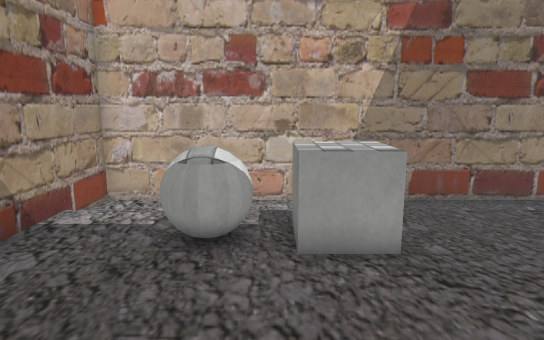
view 1 (above)

12 first-person views from a walk through a Unity game level. The camera is 1.4 m above the floor, tilts 10° down and sees 75° across. The floor is counted in squares, 0.5 m on a side. Each view is taken from the middle of a square. On the plan, view 1 faces up. The plan holds only what a view shows up to about 20 squares ahead; the rest is blank. The place goes on beyond the plan. Door leaves are left out, so doorways stand open. Some surface patterns are stand-ins.

view 2
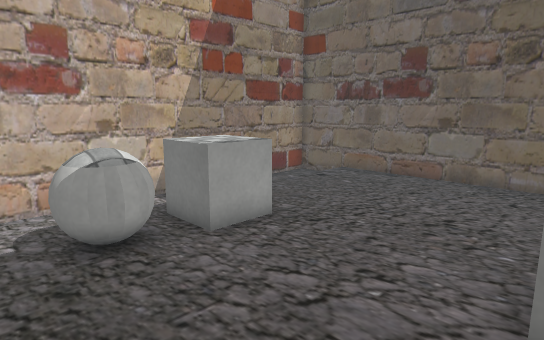

view 3
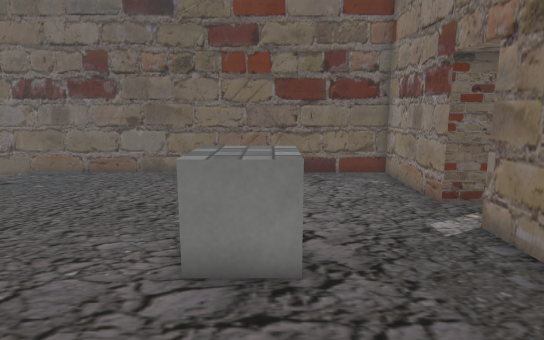

view 4
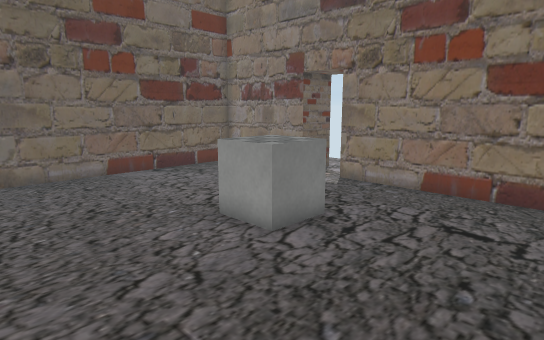

view 5
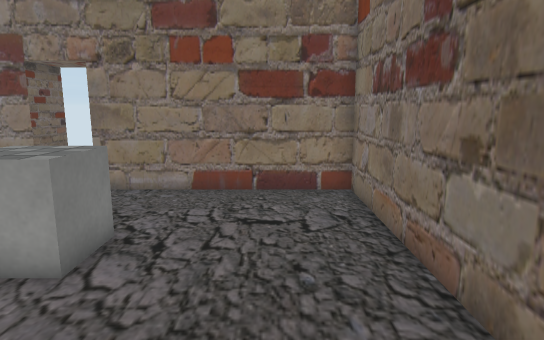

view 6
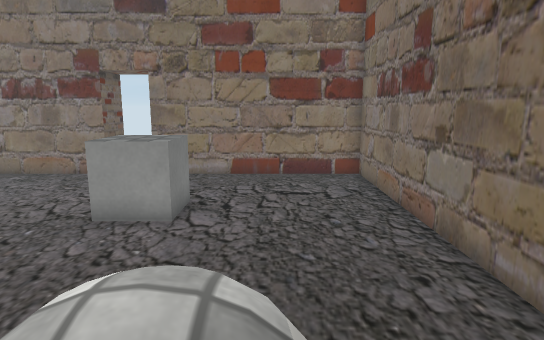

view 7
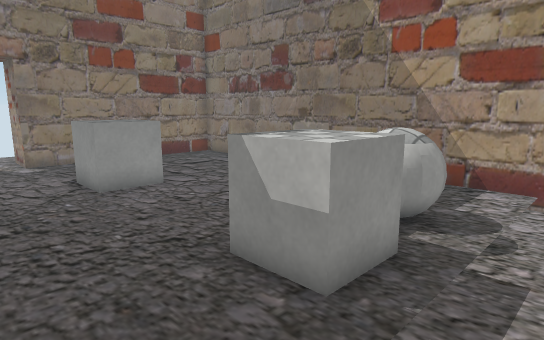

view 8
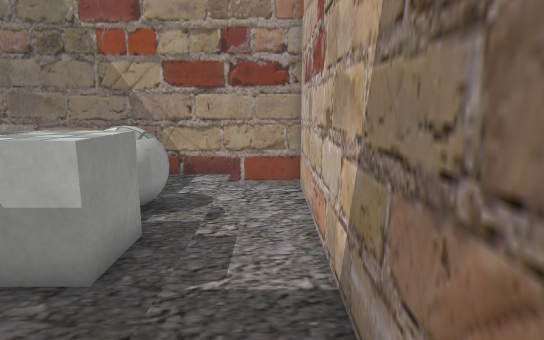

view 9
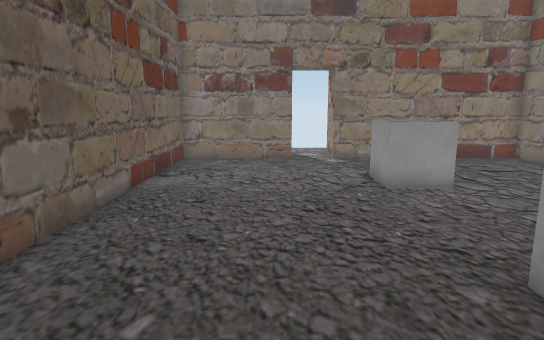

view 10
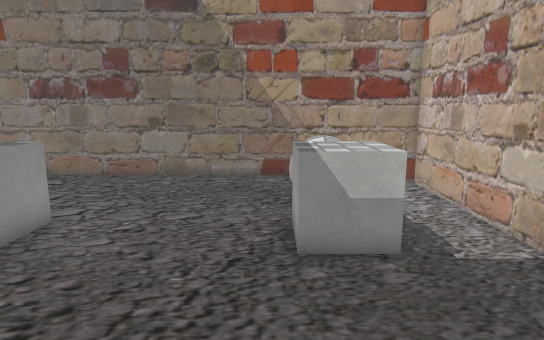

view 11
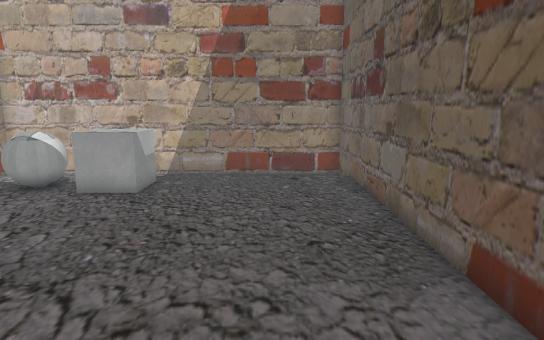

view 12
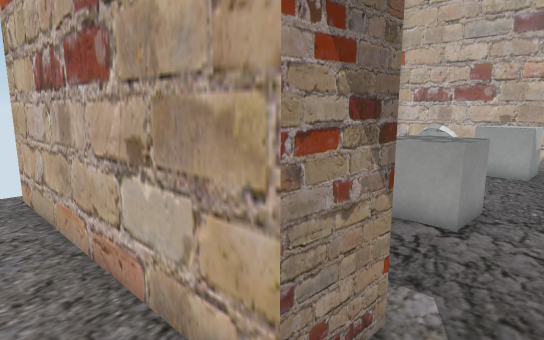

### Floor plan
Key: @ floor where view 1 was taken; # wall or solid block; . main floor; - floor 0.25 m lower than the main floor; D open door; O other object.
Columns run from 8 left of view 1 to 10 right of it. Each row starts with its distance up from view 1.
 12   #################
 11   #---------------#
 10   #----------     #
  9   #...............#
  8   #...OOO  .......#
  7   #...OOO  .......#
  6   #...............#
  5   #...............#
  4   #...............#
  3   #...............#
  2   #...............#
  1   #...............#
  0   #.....@OO.......#
 -1   #......OO.......#
 -2   #...............#
 -3   #...............#
 -4   #...............#
 -5   #...............#
 -6   #########DDD#####
 -7           ##.##
 -8 ############.#
 -9  ......... ...
-10        ..    .

Where each view was taken, in squares from view 1:
view 1: 0 up, 0 right, facing up
view 2: 0 up, 4 left, facing up-right
view 3: 1 down, 5 left, facing right
view 4: 6 up, 5 left, facing down-right
view 5: 6 up, 3 left, facing down
view 6: 9 up, 2 left, facing down
view 7: 11 up, 6 right, facing down-left
view 8: 11 up, 7 right, facing left
view 9: 11 up, 6 right, facing down
view 10: 6 up, 9 right, facing left
view 11: 5 down, 7 right, facing up
view 12: 10 down, 5 right, facing up-left
